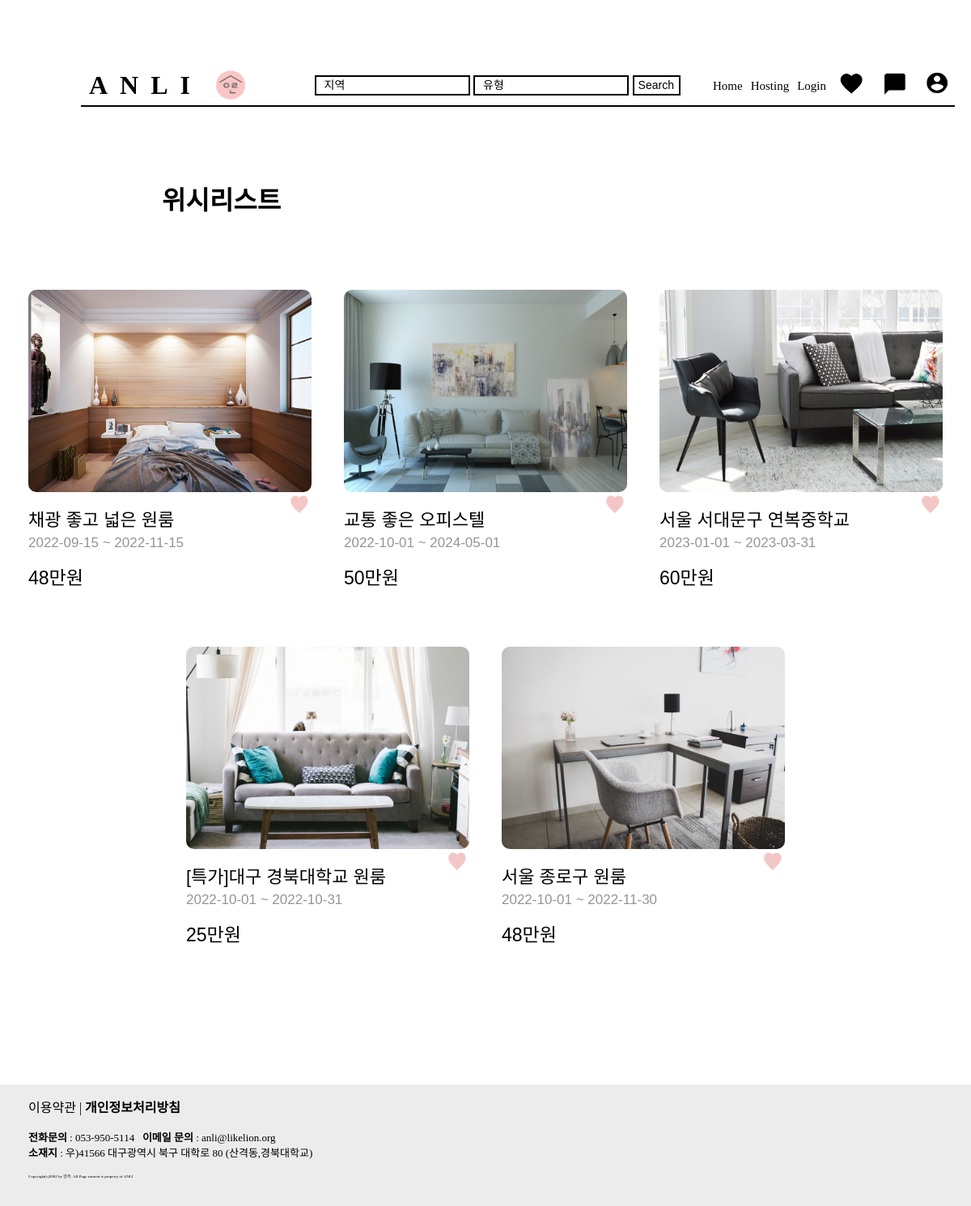
The app's page /wishlist/, older data.
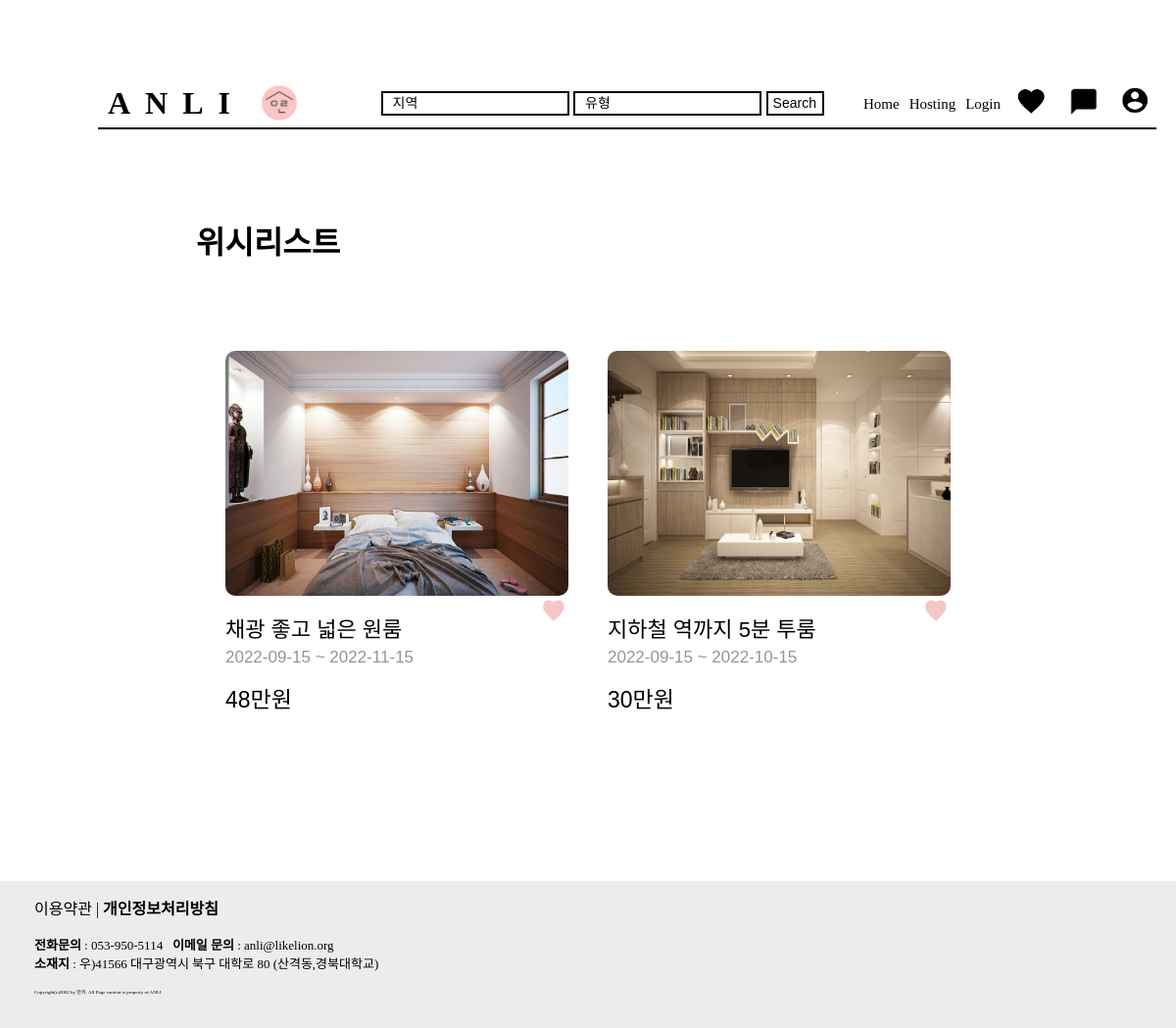
The same page, newer data.
### anli/models.py (models this page shows, shortened)
class Room(models.Model): #장고에서 제공하는 models.Model를 상속받아야한다.
    image = models.ImageField(upload_to="room/", blank=True, null=True)
    title = models.CharField(max_length=64,verbose_name = '제목')
    price = models.CharField(max_length=64,verbose_name = '가격')
    select_home = models.CharField(max_length=64,verbose_name = '집유형')
    location = models.CharField(max_length=200,verbose_name = '위치')
    smaller_period = models.CharField(max_length=64,verbose_name = '최소기간')
    startDay = models.CharField(max_length=64,verbose_name = '시작일')
    lastDay = models.CharField(max_length=64,verbose_name = '종료일')
    floor_space = models.CharField(max_length=64,verbose_name = '평수')
    bathroom = models.CharField(max_length=64,verbose_name = '욕실수')
    room = models.CharField(max_length=64,verbose_name = '방수')
    bed = models.CharField(max_length=64,verbose_name = '침대수')
    basic_info = models.CharField(max_length=64,verbose_name = '기본정보')
    option = models.CharField(max_length=64,verbose_name = '옵션')
    description = models.CharField(max_length=500,verbose_name = '설명')
    heart = models.IntegerField(verbose_name='위시')
    registered_dttm = models.DateTimeField(auto_now_add=True, verbose_name='등록시간')
    class Meta: #메타 클래스를 이용하여 테이블명 지정
        db_table = 'host_home'

### anli/views.py (the view)
# urls.py: path('wishlist/', views.wishlist, name="wishlist"),
def wishlist(request):
    rooms = Room.objects.all()
    return render(request, 'wishlist.html', {'rooms': rooms})

### anli/templates/wishlist.html (shortened to what this page needs)
{% load static %}
<html lang="en">
<head>
    <link rel="stylesheet" href="{% static 'css/default-style.css' %}" />
    <link rel="stylesheet" href="{% static 'css/wishlist2.css' %}" />
</head>
<body>
    <div class="navB inner">
        <div class="logo">
            <a href="{% url 'home' %}" class="brand-nameB">ANLI</a>
            <a href="{% url 'home' %}">
                <img src="{% static 'img/logo.png' %}" class="logo-img" alt="">
            </a>
        </div>
        <div class="navlink">
            <ul class="gnb">
                <form class="d-flex" action="{% url 'searchResult' %}" method="get">
                    <input class="search-inputB" type="search" placeholder="지역" name="location">
                    <input class="search-inputB" type="search" placeholder="유형" name="select_home">
                    <button class="search-btnB" type="submit">Search</button>
                </form>
                <li><a href="{% url 'home' %}" class="nav-nameB">Home</a></li>
                {% if user.is_authenticated %}
                <li><a href="{% url 'new' %}" class="nav-nameB">Hosting</a></li>
                {% else %}
                <li><a href="{% url 'login' %}" class="nav-nameB">Hosting</a></li>
                {% endif%}
                {% if user.is_authenticated %}
                <li><a href="{% url 'logout' %}" class="nav-nameB">Logout</a>
                    {% else %}
                <li><a href="{% url 'login' %}" class="nav-nameB">Login</a>
                    {% endif %}
                <li><a href="{% url 'wishlist' %}"><img src="{% static 'img/wishlist.png' %}" class="nav-imgB"
                            alt=""></a></li>
                <li><a href="{% url 'message' %}"><img src="{% static 'img/message.png' %}" class="nav-imgB" alt=""></a>
                </li>
                {% if user.is_authenticated %}
                <li><a href="{% url 'mypage' %}"><img src="{% static 'img/profile.png' %}" class="nav-imgB" alt=""></a>
                </li>
                {% else %}
                <li><a href="{% url 'login' %}"><img src="{% static 'img/profile.png' %}" class="nav-imgB" alt=""></a>
                </li>
                {% endif%}
            </ul>
        </div>
    </div>
    <h1 style="margin-left:200px;margin-top:90px;margin-bottom:90px;">위시리스트</h1>
    <div class="room">
        <div class="d-inline-flex">
            {% for room in rooms %}
            {% if room.heart == 1 %}
            <div class="room-box">
                <a href="{% url 'detail' room.id %}">
                    <img src="{{ room.image.url }}" class="img-room" alt="사진" style="border-radius:10px;"><br></a>
                <form action="{% url 'wishheart' room.id %}" method="post">
                    <button type="submit" onclick="changeHeart();"
                        style="float:right;background-color:white;padding:0;border:none;background:none;"><img id="img1"
                            style="width:30px; height:30px;" src="{% static 'img/full-heart.png' %}"></button>
                </form>
                <a class="room-detail-a" href="{% url 'detail' room.id %}">
                    <h4 class="room-name">{{ room.title }}</h4>
                    <h4 class="room-term">{{ room.startDay }} ~ {{ room.lastDay }}</h4>
                    <h4 class="room-tax">{{ room.price }}</h4>
                </a>
            </div>
            {% endif %}
            {% endfor %}
        </div>
    </div>
    <footer>
        <div class="footer-container">
            <div>이용약관 | <span class="bolder">개인정보처리방침</span></div>
            <p>
            <div class="fontsize13"><span class="bolder">전화문의</span> : 053-950-5114 &ensp;<span class="bolder">이메일
                    문의</span> : anli@likelion.org</div>
            <div class="fontsize13"><span class="bolder">소재지</span> : 우)41566 대구광역시 북구 대학로 80 (산격동,경북대학교)</div>
            </p>
            <div class="copyright">Copyright(c)2002 by 안리. All Page content is property of ANLI</div>
        </div>
    </footer>
</html>

Row changes from the older to the newer data that the page shows:
no longer on this page (row edited): Room: image (picture), heart 1 (drawn), title "교통 좋은 오피스텔", startDay "2022-10-01", lastDay "2024-05-01", price "50만원"
no longer on this page (row edited): Room: image (picture), heart 1 (drawn), title "서울 서대문구 연복중학교", startDay "2023-01-01", lastDay "2023-03-31", price "60만원"
no longer on this page (row edited): Room: image (picture), heart 1 (drawn), title "[특가]대구 경북대학교 원룸", startDay "2022-10-01", lastDay "2022-10-31", price "25만원"
no longer on this page (row edited): Room: image (picture), heart 1 (drawn), title "서울 종로구 원룸", startDay "2022-10-01", lastDay "2022-11-30", price "48만원"
now on this page (row edited): Room: image (picture), heart 1 (drawn), title "지하철 역까지 5분 투룸", startDay "2022-09-15", lastDay "2022-10-15", price "30만원"
